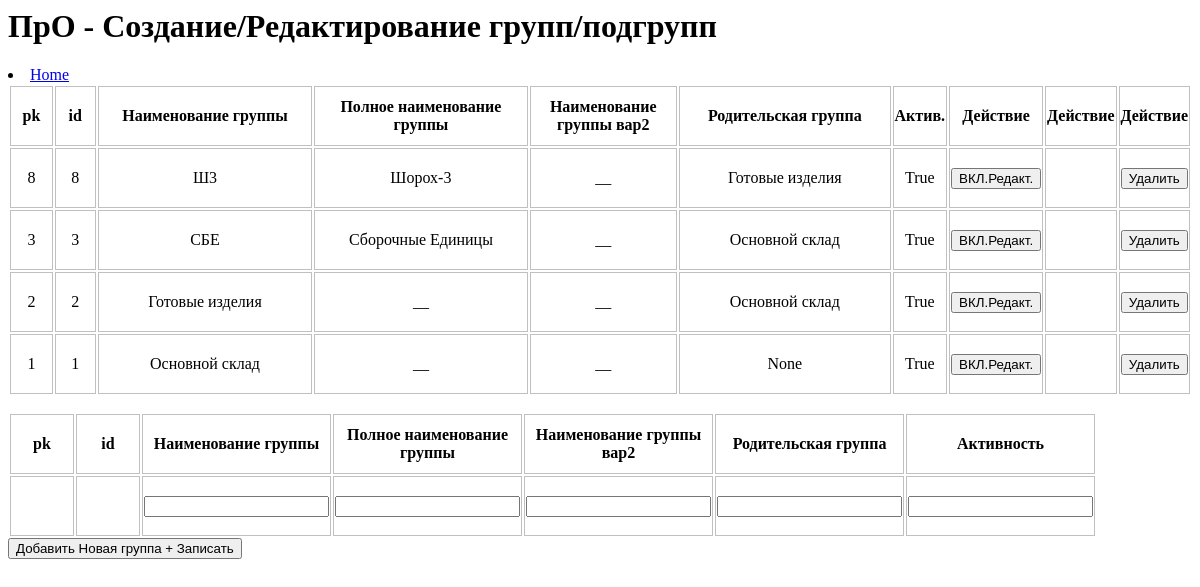
The page /edit_DBG/ on the database as committed earlier.
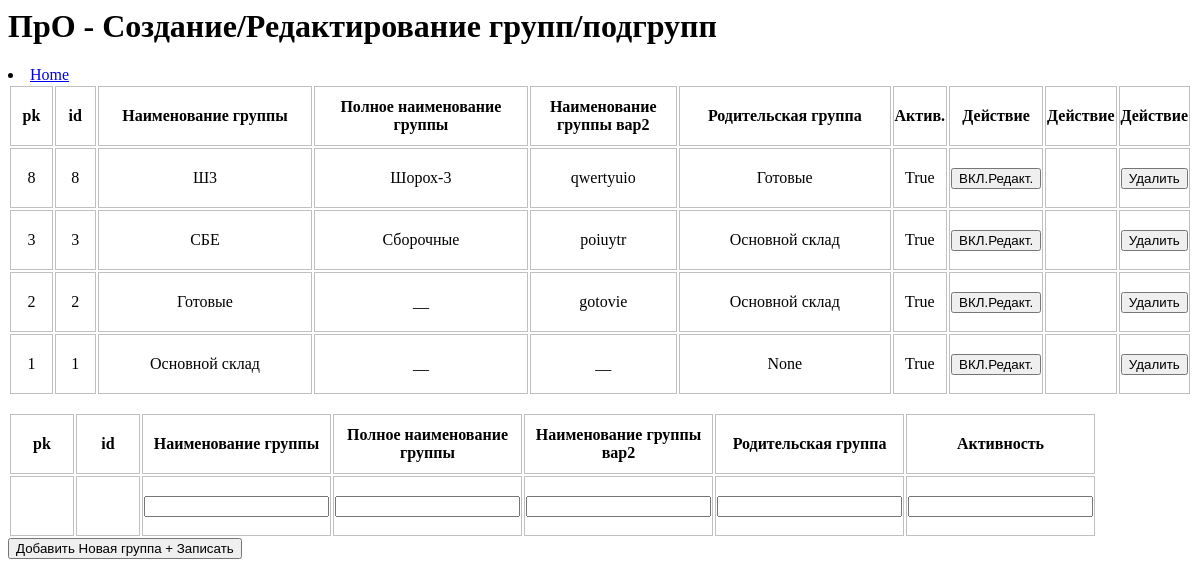
The same page on the database as committed later.
### sklad_pro/models.py (models this page shows)
class DBG(models.Model):
    id_dbg = models.IntegerField(verbose_name='id_DBG', unique=True, blank=True)
    name = models.CharField(verbose_name='Наименование группы', max_length=50, blank=False)
    nameFull = models.CharField(verbose_name='Полное наименование группы', max_length=150, blank=True)
    name2 = models.CharField(verbose_name='Наименование группы вар2', max_length=50, blank=True)
    id_parent = models.ForeignKey('self', on_delete=models.CASCADE, null=True, verbose_name='Родительская группа')
    is_active = models.BooleanField(default=True, blank=False)
    class Meta:
        ordering = ['-id']  # сортировка по полю "id" в обратном порядке
        verbose_name = 'Группа' # Как должна называться БД(модель) в единственном числе
        verbose_name_plural = 'Группы' # Как должна называться БД(модель) во множественном числе
    def __str__(self) -> str:
        return self.name

### sklad_pro/views.py (the view)
# urls.py: path("edit_DBG/", edit_DBG, name='edit_DBG'),
def edit_DBG(request):
    itemGroup = None
    if request.method == 'POST': # если отправили данные с формы сюда, в backend
        if request.POST.get("buttonDelete"):
            pkGroup = request.POST.get("buttonDelete")      # какакя кнопка Удалить нажата, на каком элементе?
            itemDelGroup = DBG.objects.get(id=pkGroup)         # считаем этот элемент из таблицы БД
            itemDelGroup.delete()
        if request.POST.get("buttonOnEdit"):        # если нажата кнопка ВХода в режим редактирования
                FLAG_EDIT_STRING = True
                pkGroup = request.POST.get("buttonOnEdit")
        if request.POST.get("buttonOffEdit"):       # если нажата кнопка вЫхода в режим редактирования
                FLAG_EDIT_STRING = False
                pkGroup = request.POST.get("buttonOffEdit")
        if request.POST.get("buttonSave"):
                FLAG_EDIT_STRING = False
                pkGroup = request.POST.get("buttonSave")        # узнаем РК редактируемого элемента
                itemDBG = DBG.objects.get(id=pkGroup)         # считаем этот элемент из таблицы БД
                itemDBG.name = request.POST.get("itemName", "_")
                itemDBG.nameFull = request.POST.get("itemNameFull", "_")
                itemDBG.name2 = request.POST.get("itemName2", "_")
                itemDBG.id_dbg = pkGroup
                itemDBG.save()
        if request.POST.get("buttonCreate"):
            itemDBG = DBG()
            itemDBG.id_dbg = 99999
            itemDBG.name = request.POST.get("itemName", "_")
            itemDBG.nameFull = request.POST.get("itemNameFull", "_")
            itemDBG.name2 = request.POST.get("itemName2", "_")
            itemDBG.save()
            itemDBG.id_dbg = itemDBG.pk
            itemDBG.save()
    else:       #  GET получаем форму на монитор
        FLAG_EDIT_STRING = False
        pkGroup = '0'
    dbcAll = DBG.objects.all()
    data_in_template_editDBG= {
        'dbcAll': dbcAll,
        'itemGroup':itemGroup,
        'flag_edit': FLAG_EDIT_STRING,
        'pk_group':int(pkGroup),
        'title': 'Список групп',
    }
    return render(request, 'editDBG.html', data_in_template_editDBG)

### templates/editDBG.html (shortened to what the changed rows need)
<html>
    <head>
    </head>
<body>
<H1> ПрО - Создание/Редактирование групп/подгрупп </h1>
<form method="post">
    <table class="bordered">
        <thead>
            <tr>
                <th  style="width: 5%;">pk</th>
                <th  style="width: 5%;">id</th>
                <th  style="width: 25%;">Наименование группы</th>
                <th  style="width: 25%;">Полное наименование группы</th>
                <th  style="width: 15%;">Наименование группы вар2</th>
                <th  style="width: 25%;">Родительская группа</th>
                <th>Актив.</th>
                <th>Действие</th>
                <th>Действие</th>
                <th>Действие</th>
            </tr>
        </thead>
        <tbody>
            {% for item in dbcAll %}
            <tr>
                {% if flag_edit and item.pk == pk_group %}
                            <td  style="width: 5%;">{{ item.pk      }} </td>
                            <td  style="width: 5%;">{{ item.id_dbg      }} </td>
                            <td  style="width: 25%;"><input type="text" name="itemName"      value= {{ item.name        }} > </td>
                            <td  style="width: 25%;"><input type="text" name="itemNameFull"  value= {{ item.nameFull    }} > </td>
                            <td  style="width: 15%;"><input type="text" name="itemName2"     value= {{ item.name2       }} > </td>
                            <td  style="width: 25%;"><input type="text" name="itemParentId"  value= {{ item.id_parent   }} > </td>
                            <td  style="width: 25%;"><input type="text" name="itemIsActive"  value= {{ item.is_active   }} > </td>
                            <td><button type="submit" value={{item.pk}} name="buttonOffEdit" >ВЫКЛ.Редакт. </button> </td>
                            <td><button type="submit" value={{item.pk}} name="buttonSave" >Записать </button> </td>
                            <td></td>
                {% else %}
                    <td style="width: 5%;">{{ item.pk              }} </td>
                    <td style="width: 5%;">{{ item.id_dbg          }} </td>
                    <td style="width: 25%;">{{ item.name            }} </td>
                    <td style="width: 25%;">{{ item.nameFull        }} </td>
                    <td style="width: 15%;">{{ item.name2           }} </td>
                    <td style="width: 25%;">{{ item.id_parent       }} </td>
                    <td>{{ item.is_active       }} </td>
                    <td><button type="submit" value={{item.pk}} name="buttonOnEdit" >ВКЛ.Редакт. </button> </td>
                    <td></td>
                    <td><button type="submit" value={{item.pk}} name="buttonDelete" >Удалить </button> </td>
                {% endif %}
            </tr>
            {% endfor %}
        </tbody>
    </table>
</form>
<form method="post">
    <table class="bordered">
            <thead>
                <tr>
                    <th>pk</th>
                    <th>id</th>
                    <th>Наименование группы</th>
                    <th>Полное наименование группы</th>
                    <th>Наименование группы вар2</th>
                    <th>Родительская группа</th>
                    <th>Активность</th>
                </tr>
            </thead>
        </table>
</form>
</body>
</html>

Rows that differ between the two databases and show on the page:
changed DBG "Шорох-3": name2 "__" → "qwertyuio"; id_parent "Готовые изделия" → "Готовые"
changed DBG "СБЕ": nameFull "Сборочные Единицы" → "Сборочные"; name2 "__" → "poiuytr"
changed DBG id 2: name "Готовые изделия" → "Готовые"; name2 "__" → "gotovie"
